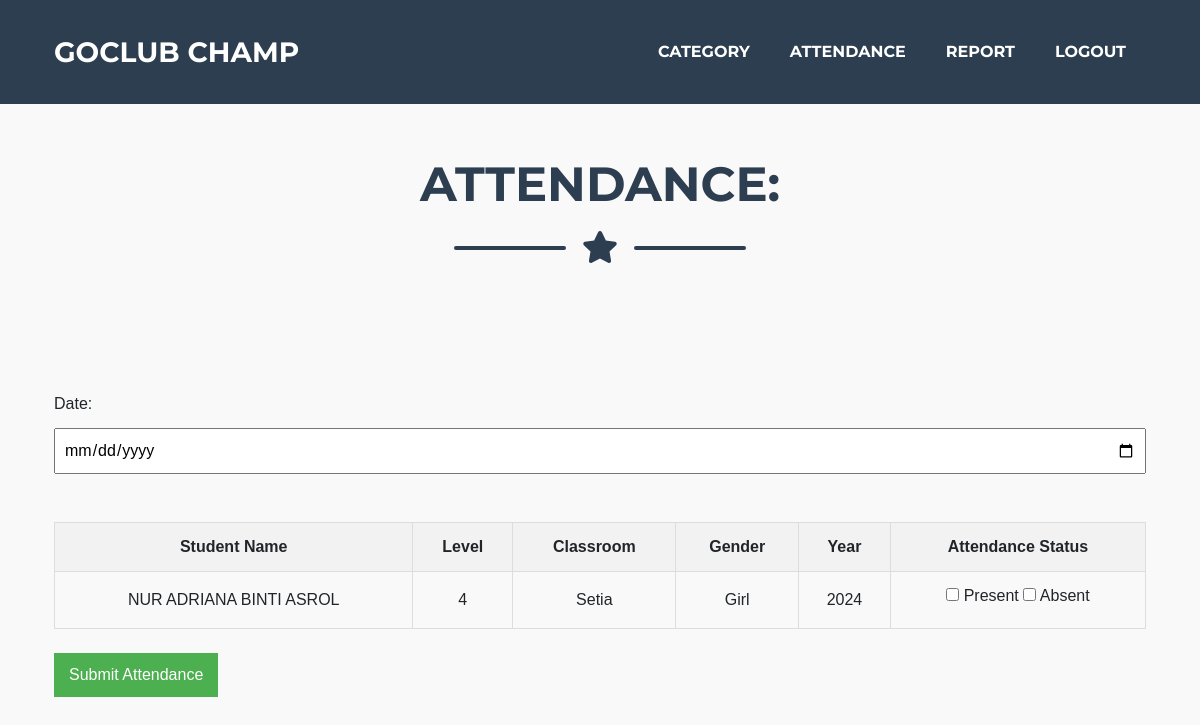
The app's page /attendancescience.php with its own data.
### tables this page shows
CREATE TABLE `sc` (
  `id` int(11) NOT NULL,
  `name` varchar(50) NOT NULL,
  `level` int(11) NOT NULL,
  `classroom` varchar(50) NOT NULL,
  `gender` varchar(50) NOT NULL,
  `year` varchar(50) NOT NULL
);

### attendancescience.php (the view, shortened to what this page needs)
<!DOCTYPE html>
<html lang="en">
<head>
    <link href="css/styles.css" rel="stylesheet" />
</head>
<body id="page-top">
    <nav class="navbar navbar-expand-lg bg-secondary text-uppercase fixed-top" id="mainNav">
        <div class="container">
            <a class="navbar-brand js-scroll-trigger" href="#page-top">GOCLUB CHAMP</a>
            <div class="collapse navbar-collapse" id="navbarResponsive">
                <ul class="navbar-nav ml-auto">
                   <li class="nav-item mx-0 mx-lg-1"><a class="nav-link py-3 px-0 px-lg-3 rounded js-scroll-trigger" href="Category.php">CATEGORY</a></li>
				   <li class="nav-item mx-0 mx-lg-1"><a class="nav-link py-3 px-0 px-lg-3 rounded js-scroll-trigger" href="attendancescience.php">ATTENDANCE</a>
				   <li class="nav-item mx-0 mx-lg-1"><a class="nav-link py-3 px-0 px-lg-3 rounded js-scroll-trigger" href="report.php">REPORT</a>
                   <li class="nav-item mx-0 mx-lg-1"><a class="nav-link py-3 px-0 px-lg-3 rounded js-scroll-trigger" href="logout.php">LOGOUT</a></li>
                </ul>
            </div>
        </div>
    </nav>
    <section class="page-section portfolio" id="portfolio">
        <div class="container"><br><br>
            <h2 class="page-section-heading text-center text-uppercase text-secondary mb-0">ATTENDANCE:</h2>
            <div class="divider-custom">
                <div class="divider-custom-line"></div>
                <div class="divider-custom-icon"><i class="fas fa-star"></i></div>
                <div class="divider-custom-line"></div>
            </div>
            <center>
                <div class="row justify-content-center">
                    <div class="col-md-6 col-lg-4 mb-5">
                        <div class="portfolio-item mx-auto" data-toggle="modal" data-target="#portfolioModal1">
                        </div>
                    </div>
                </div>
            </center>
            <form action="tblattendace.php" method="post">
                <label for="date">Date:</label>
                <input type="date" id="date" name="date" required><br><br>
               <table>
                    <tr>
                        <th>Student Name</th>
						<th>Level</th>
						<th>Classroom</th>
						<th>Gender</th>
						<th>Year</th>
                        <th>Attendance Status</th>
                    </tr>
                    <?php
                    include 'dblink.php';
                    $sql = "SELECT name,level, classroom, gender, year FROM sc";
                    $result = $conn->query($sql);
                    if ($result->num_rows > 0) {
                        while($row = $result->fetch_assoc()) {
                            echo "<tr>";
                            echo "<td style='text-transform:uppercase;'>" . htmlspecialchars($row['name']) . "</td>";
							echo "<td>" . htmlspecialchars($row['level']) . "</td>";
							echo "<td>" . htmlspecialchars($row['classroom']) . "</td>";
							echo "<td>" . htmlspecialchars($row['gender']) . "</td>";
							echo "<td>" . htmlspecialchars($row['year']) . "</td>";
                            echo '<td>
                                <label><input type="checkbox" name="status[' . htmlspecialchars($row['name']) . ']" value="Present"> Present</label>
                                <label><input type="checkbox" name="status[' . htmlspecialchars($row['name']) . ']" value="Absent"> Absent</label>
                            </td>';
                            echo "</tr>";
                        }
                    } else {
                        echo "<tr><td colspan='2'>No students found</td></tr>";
                    }
                    ?>
                </table><br>
                <input type="submit" value="Submit Attendance">
            </form>
        </div>
    </section>
</body>
</html>

### attendancescience.php (style rules this page uses)
body { font-family: Arial, sans-serif; background-color: #f9f9f9; margin: 0; padding: 20px; }
table { width: 100%; border-collapse: collapse; margin-top: 20px; }
table, th, td { border: 1px solid #ddd; }
th, td { padding: 12px; text-align: center; }
th { background-color: #f2f2f2; }
input[type="text"], input[type="date"] { width: 100%; padding: 8px; margin: 4px 0; box-sizing: border-box; }
input[type="submit"] { background-color: #4CAF50; color: white; padding: 10px 15px; border: none; cursor: pointer; }

### records on screen
sc: name "NUR ADRIANA BINTI ASROL", level "4", classroom "Setia", gender "Girl", year "2024"
